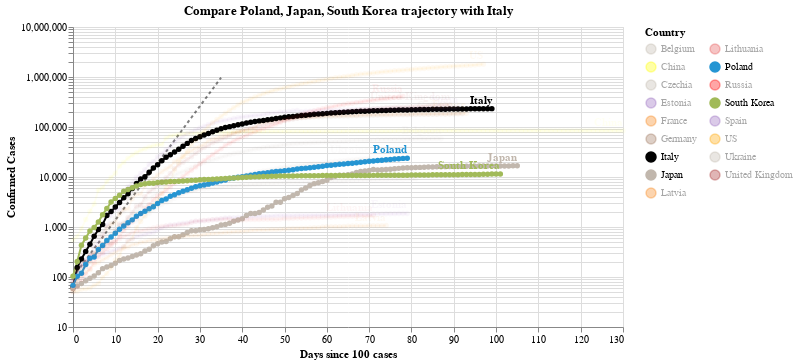

Source (notebook cell):
### Code cell
#hide_input
chart3 = make_since_chart(dff2, ['Poland', 'Japan', 'South Korea'], baseline_countries)
chart3

### Figure 1 — Vega-Lite specification as saved in the notebook (floating-point values rounded to 4 significant figures; data arrays with more than 128 entries replaced by an {"elided": "..."} marker saying what was removed)
{"config": {"view": {"continuousWidth": 400, "continuousHeight": 300}}, "layer": [{"data": {"name": "data-628230001892d6798b50651be41d1b3e"}, "mark": {"type": "line", "color": "black", "opacity": 0.5, "strokeDash": [3, 3]}, "encoding": {"x": {"type": "quantitative", "field": "Days since 100 cases"}, "y": {"type": "quantitative", "field": "Confirmed Cases"}}}, {"data": {"name": "data-16c7bf737b0dade94aece7667fd8d94b"}, "mark": {"type": "line", "point": true}, "encoding": {"color": {"type": "nominal", "field": "Country", "legend": {"columns": 2}, "scale": {"domain": ["Belgium", "China", "Czechia", "Estonia", "France", "Germany", "Italy", "Japan", "Latvia", "Lithuania", "Poland", "Russia", "South Korea", "Spain", "US", "Ukraine", "United Kingdom"], "range": ["#C1B7AD", "yellow", "#C1B7AD", "#9467bd", "#F58518", "#9D755D", "black", "#C1B7AD", "#F58518", "#E45756", "#2495D3", "red", "#A1BA59", "#9467bd", "orange", "#C1B7AD", "brown"]}}, "opacity": {"condition": {"value": 1, "selection": "selector001"}, "value": 0.05}, "tooltip": [{"type": "nominal", "field": "Country"}, {"type": "temporal", "field": "Date"}, {"type": "quantitative", "field": "Confirmed Cases"}, {"type": "quantitative", "field": "Days since 100 cases"}], "x": {"type": "quantitative", "field": "Days since 100 cases"}, "y": {"type": "quantitative", "field": "Confirmed Cases", "scale": {"type": "log"}}}, "selection": {"selector001": {"type": "multi", "fields": ["Country"], "bind": "legend", "init": [{"Country": "Poland"}, {"Country": "Japan"}, {"Country": "South Korea"}, {"Country": "Italy"}]}}, "width": 550}, {"data": {"name": "data-16c7bf737b0dade94aece7667fd8d94b"}, "mark": {"type": "text", "align": "right", "dy": -8, "fontWeight": "bold"}, "encoding": {"color": {"type": "nominal", "field": "Country", "legend": {"columns": 2}, "scale": {"domain": ["Belgium", "China", "Czechia", "Estonia", "France", "Germany", "Italy", "Japan", "Latvia", "Lithuania", "Poland", "Russia", "South Korea", "Spain", "US", "Ukraine", "United Kingdom"], "range": ["#C1B7AD", "yellow", "#C1B7AD", "#9467bd", "#F58518", "#9D755D", "black", "#C1B7AD", "#F58518", "#E45756", "#2495D3", "red", "#A1BA59", "#9467bd", "orange", "#C1B7AD", "brown"]}}, "opacity": {"condition": {"value": 1, "selection": "selector001"}, "value": 0.05}, "text": {"type": "nominal", "field": "Country"}, "tooltip": [{"type": "nominal", "field": "Country"}, {"type": "temporal", "field": "Date"}, {"type": "quantitative", "field": "Confirmed Cases"}, {"type": "quantitative", "field": "Days since 100 cases"}], "x": {"type": "quantitative", "field": "Days since 100 cases"}, "y": {"type": "quantitative", "field": "Confirmed Cases", "scale": {"type": "log"}}}, "transform": [{"filter": "(datum['Date'] >= 1590883200000)"}], "width": 550}], "title": "Compare Poland, Japan, South Korea trajectory with Italy", "$schema": "https://vega.github.io/schema/vega-lite/v4.0.2.json", "datasets": {"data-628230001892d6798b50651be41d1b3e": [{"Days since 100 cases": 0, "Confirmed Cases": 100.0}, {"Days since 100 cases": 1, "Confirmed Cases": 130.0}, {"Days since 100 cases": 2, "Confirmed Cases": 169.0}, {"Days since 100 cases": 3, "Confirmed Cases": 219.7}, {"Days since 100 cases": 4, "Confirmed Cases": 285.6}, {"Days since 100 cases": 5, "Confirmed Cases": 371.3}, {"Days since 100 cases": 6, "Confirmed Cases": 482.7}, {"Days since 100 cases": 7, "Confirmed Cases": 627.5}, {"Days since 100 cases": 8, "Confirmed Cases": 815.7}, {"Days since 100 cases": 9, "Confirmed Cases": 1060.0}, {"Days since 100 cases": 10, "Confirmed Cases": 1379.0}, {"Days since 100 cases": 11, "Confirmed Cases": 1792.0}, {"Days since 100 cases": 12, "Confirmed Cases": 2330.0}, {"Days since 100 cases": 13, "Confirmed Cases": 3029.0}, {"Days since 100 cases": 14, "Confirmed Cases": 3937.0}, {"Days since 100 cases": 15, "Confirmed Cases": 5119.0}, {"Days since 100 cases": 16, "Confirmed Cases": 6654.0}, {"Days since 100 cases": 17, "Confirmed Cases": 8650.0}, {"Days since 100 cases": 18, "Confirmed Cases": 11250.0}, {"Days since 100 cases": 19, "Confirmed Cases": 14620.0}, {"Days since 100 cases": 20, "Confirmed Cases": 19000.0}, {"Days since 100 cases": 21, "Confirmed Cases": 24710.0}, {"Days since 100 cases": 22, "Confirmed Cases": 32120.0}, {"Days since 100 cases": 23, "Confirmed Cases": 41750.0}, {"Days since 100 cases": 24, "Confirmed Cases": 54280.0}, {"Days since 100 cases": 25, "Confirmed Cases": 70560.0}, {"Days since 100 cases": 26, "Confirmed Cases": 91730.0}, {"Days since 100 cases": 27, "Confirmed Cases": 119300.0}, {"Days since 100 cases": 28, "Confirmed Cases": 155000.0}, {"Days since 100 cases": 29, "Confirmed Cases": 201500.0}, {"Days since 100 cases": 30, "Confirmed Cases": 262000.0}, {"Days since 100 cases": 31, "Confirmed Cases": 340600.0}, {"Days since 100 cases": 32, "Confirmed Cases": 442800.0}, {"Days since 100 cases": 33, "Confirmed Cases": 575600.0}, {"Days since 100 cases": 34, "Confirmed Cases": 748300.0}, {"Days since 100 cases": 35, "Confirmed Cases": 972800.0}], "data-16c7bf737b0dade94aece7667fd8d94b": {"elided": "1533 records"}}}
